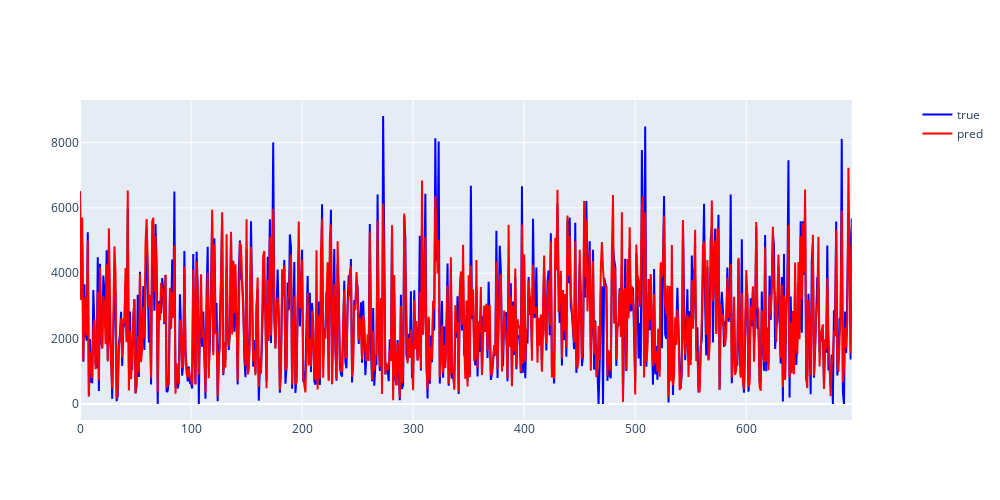

Here is the notebook cell this chart was saved with:
### Code cell
df_need_1, df_need_2 = load_data("./마지막데이터/total_enitt_data2.csv")

# SOLAR = "match_solar"
%run ./make_model.ipynb
# linear -( t검정) , svr, random mape, 결정계수, R^2 정확도 -> MAPE  
# 
# STATS LINEAR REGRESSION-> OLS, SUMMARY-> 진단, X 변수 FEATURE ENGINERRING ( AIC 낮음 )

### Figure 1 — Plotly figure (JSON) as saved in the notebook; plotly's stock layout.template omitted (floating-point values rounded to 4 significant figures; data arrays with more than 128 entries replaced by an {"elided": "..."} marker saying what was removed)
{"data": [{"line": {"color": "blue"}, "mode": "lines", "name": "true", "type": "scatter", "x": {"elided": "696 int values"}, "xaxis": "x", "y": {"elided": "696 float values"}, "yaxis": "y"}, {"line": {"color": "red"}, "mode": "lines", "name": "pred", "type": "scatter", "x": {"elided": "696 int values"}, "xaxis": "x", "y": {"elided": "696 float values"}, "yaxis": "y"}], "layout": {"height": 500, "width": 1000, "xaxis": {"anchor": "y", "domain": [0, 0.94]}, "yaxis": {"anchor": "x", "domain": [0, 1]}, "yaxis2": {"anchor": "x", "overlaying": "y", "side": "right"}}}
